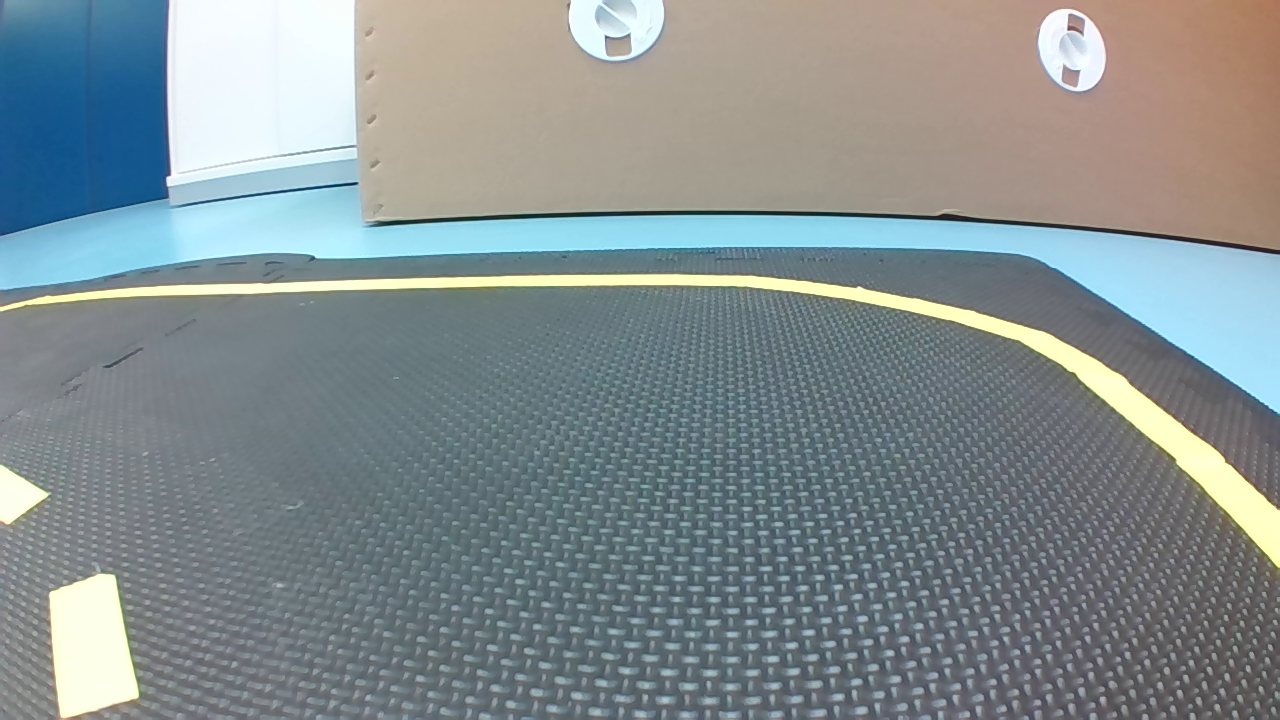
#> input picture Code_Pitop/Pictures/opencv_frame_10.png, 1280 x 720 px, found by its file name
$ python lane_detection_test.py
#> lines starting #> are read from the running program, lines starting #| are printed output that depends on the picture; after the words box and inside, x2 and y2 are one past the last pixel; in counts of white or black regions, pixels touching at a corner belong together; long printed decimals are rounded
import math
import cv2
import numpy as np
import matplotlib.pyplot as plt


def make_coordinates(image, line_parameters):
    print("line parameters: ", line_parameters)
    slope, intercept = line_parameters
    y1 = image.shape[0]
    y2 = int(y1 * (3/5))
    x1 = int((y1 - intercept)/slope)
    x2 = int((y2 - intercept)/slope)
    return np.array([x1, y1, x2, y2])

##TODO: linke, rechte seite getrennt? --> höchstes und niedrigstes jeweils nehmen und linie ziehen!! --> fehler bei average slope

def average_slope_intercept(image, lines):
    left_fit = []
    right_fit = []
    for line in lines:
        x1, y1, x2, y2 = line.reshape(4)

        parameters = np.polyfit((x1, x2), (y1, y2), 1)
        slope = parameters[0]
        intercept = parameters[1]
        if slope < 0:
            left_fit.append((slope, intercept))
        else:
            right_fit.append((slope, intercept))
    if left_fit:
        print("left: ", left_fit)
        left_fit_average = np.average(left_fit, axis=0)
        print("left_fit_average: ", left_fit_average)

        #temp = np.zeros_like(image)
        #cv2.line(temp, (x1, y1), (x2, y2), (255, 0, 0), 10)
        left_line = make_coordinates(image, left_fit_average)
    else:
        left_line = np.array([0, 0, 0, 0])
    if right_fit:
        print("right: ", right_fit)
        right_fit_average = np.average(right_fit, axis=0)
        print("right_fit_average: ", right_fit_average)
        right_line = make_coordinates(image, right_fit_average)
    else:
        right_line = np.array([0, 0, 0, 0])
    """ for p in left_line:
        if p < 0:
            left_line = np.array([0, 0, 0, 0])
            break
    for p in right_line:
        if p < 0:
            right_line = np.array([0, 0, 0, 0])
            break """
    return np.array([left_line, right_line])

def canny(image):
    #verwandelt in Graustufen
    """ gray = cv2.cvtColor(image, cv2.COLOR_RGB2GRAY) """

    """ hsv = cv2.cvtColor(image, cv2.COLOR_BGR2HSV)
    lower_yellow = np.array([20, 30, 100])
    upper_yellow = ([30, 255, 255])
    mask = cv2.inRange(hsv, np.float32(lower_yellow), np.float32(upper_yellow))
    result = cv2.bitwise_and(image, image, mask=mask) """

    """ img = cv2.adaptiveThreshold(image, 255, cv2.ADAPTIVE_THRESH_GAUSSIAN_C, cv2.THRESH_BINARY, 11, 1)

    lab = cv2.cvtColor(img, cv2.COLOR_BGR2LAB)
    l_channel, a, b = cv2.split(lab)
    clahe = cv2.createCLAHE(clipLimit=2.0, tileGridSize=(8,8))
    cl = clahe.apply(l_channel)
    limg = cv2.merge((cl, a, b))
    enhanced_img = cv2.cvtColor(limg, cv2.COLOR_LAB2BGR)
    #result = np.hstack((image, enhanced_img))

    hsv = cv2.cvtColor(enhanced_img, cv2.COLOR_BGR2HSV)
    lower_yellow = np.array([20, 30, 100])
    upper_yellow = ([30, 255, 255])
    mask = cv2.inRange(hsv, np.float32(lower_yellow), np.float32(upper_yellow))
    result = cv2.bitwise_and(image, image, mask=mask)

    #reduziert Rauschen über 5x5 Kernel
    blur = cv2.GaussianBlur(result, (5, 5), 0)
    #zeige Ecken mithilfe vom Gradienten
    canny = cv2.Canny(blur, 50, 150) """

    gray = cv2.cvtColor(image, cv2.COLOR_BGR2GRAY)
    blurred = cv2.GaussianBlur(gray, (3, 3), 0)

    canny = cv2.Canny(blurred, 260, 300)
    return canny

def display_lines(image, lines):
    line_img = np.zeros_like(image)
    if lines is not None:
        for line in lines:
            x1, y1, x2, y2 = line.reshape(4)
            cv2.line(line_img, (x1, y1), (x2, y2), (255, 0, 0), 10)
    return line_img

def region_of_interest(image, width, height):
    """ #definiert Region of Interest nach:
    #plt.imshow(canny)
    #plt.show() statt cv2.imshow() & cv2.waitKey()
    polygon = np.array([[(0, height), (width, height), (width, 300), (0, 300)]]) #[(200, 550), (1200, 550), (650, 250)]
    #füge Polygon in schwarzes Bild ein, um Bit-Vergleich vorzubereiten
    mask = np.zeros_like(image)
    cv2.fillPoly(mask, polygon, 255)
    #Bit-Vergleich
    masked_image = cv2.bitwise_and(image, mask) """

    polygon = np.array([[(0, height), (width, height), (width, 250), (0, 250)]])
    mask = np.zeros_like(image)
    cv2.fillPoly(mask, polygon, 255)
    masked_image = cv2.bitwise_and(image, mask)
    return masked_image

def two_lines_detected(lines, width, height):
    _, _, left_x2, _ = lines[0]
    _, _, right_x2, _ = lines[1]
    mid = int(width / 2)
    x_offset = ((left_x2 + right_x2) / 2) - mid
    y_offset = int(height / 2)
    return x_offset, y_offset

# [10 lines left out: function one_line_detected, not called in this run]

def calculate_offset(lines, width, height):
    print("lines: ", lines)
    print("0: ", lines[0])
    print("1: ", lines[1])
    if not lines[0].any() and not lines[1].any():
        print("ERROR: NO LINES DETECTED ---------------------------------")
    elif not lines[0].any() or not lines[1].any():
        print("INFO: ONE LINE DETECTED")
        x_offset, y_offset = one_line_detected(lines, height)
    else:
        x_offset, y_offset = two_lines_detected(lines, width, height)
    return x_offset, y_offset

def calculate_steering_angle(x_offset, y_offset):
    angle_to_mid_radian = math.atan(x_offset / y_offset)  # angle (in radian) to center vertical line
    angle_to_mid_deg = int(angle_to_mid_radian * 180.0 / math.pi)  # angle (in degrees) to center vertical line
    steering_angle = angle_to_mid_deg + 90  # this is the steering angle needed by picar front wheel
    return steering_angle

def display_heading_line(image, steering_angle, line_color=(0, 0, 255), line_width=5 ):
    heading_image = np.zeros_like(image)
    height, width, _ = image.shape
    steering_angle_radian = steering_angle / 180.0 * math.pi
    x1 = int(width / 2)
    y1 = height
    x2 = int(x1 - height / 2 / math.tan(steering_angle_radian))
    y2 = int(height / 2)
    cv2.line(heading_image, (x1, y1), (x2, y2), line_color, line_width)
    heading_image = cv2.addWeighted(image, 0.8, heading_image, 1, 1)
    return heading_image

def run(image):
    height = image.shape[0]
    width = image.shape[1]

    lane_img = np.copy(image)
    canny_img = canny(lane_img)
    """ plt.imshow(canny_img)
    plt.show() """

    cropped_img = region_of_interest(canny_img, width, height)
    """ cv2.imshow("region of interest", cropped_img)
    cv2.waitKey(0) """
    lines = cv2.HoughLinesP(cropped_img, 1, np.pi/180, threshold=50, minLineLength=10, maxLineGap=10) #113
    #print("lines: ", lines)

    line_img1 = display_lines(lane_img, lines)
    cv2.imshow("blablaabla", line_img1)
    cv2.waitKey(0)

    blank_img = np.zeros((cropped_img.shape[0], cropped_img.shape[1]), np.uint8)
    for line in lines:
        x = (line[0][0], line[0][1])
        y = (line[0][2], line[0][3])
        cv2.line(blank_img, x, y, (255, 255, 255), 1)


    #lines_two = cv2.HoughLinesP(blank_img, 1, np.pi/180, threshold=10, minLineLength=10, maxLineGap=200)
    """ line_img1 = display_lines(blank_img, lines_two)
    cv2.imshow("bla", line_img1)
    cv2.waitKey(0) """

    averaged_lines = average_slope_intercept(lane_img, lines)

    x_offset, y_offset = calculate_offset(averaged_lines, width, height)
    steering_angle = calculate_steering_angle(x_offset, y_offset)

    line_img = display_lines(lane_img, averaged_lines)
    combo_img = cv2.addWeighted(lane_img, 0.8, line_img, 1, 1)
    heading_img = display_heading_line(combo_img, steering_angle, (0, 0, 255), 10)

    cv2.imshow("cam", heading_img)
    cv2.waitKey(0)
    print("steering angle: ", steering_angle)

    return steering_angle

img = cv2.imread("/home/pi/Documents/Pictures/opencv_frame_10.png")
#> img is the input picture: shape (720, 1280, 3); mean B, G, R 144.3, 142.4, 132.2
# cv2.imshow("result", img)
# cv2.waitKey(0)

run(img)
#> in run, `lines = cv2.HoughLinesP(cropped_img, 1, np.pi/180, threshold=50, minLi..`: lines = 47 rows, first 6: [1071, 277, 1250, 393], [599, 274, 655, 274], [558, 285, 720, 285], [375, 289, 391, 289], [335, 280, 448, 277], [201, 294, 372, 289]
#> the loop in display_lines, `for line in lines:` made 47 passes
#> after the loop in display_lines, `for line in lines:`:
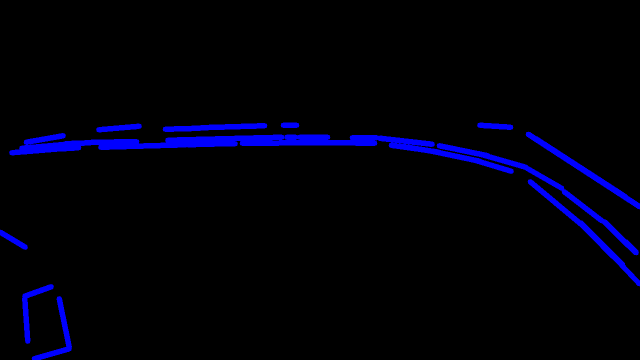
#> line_img: shape (720, 1280, 3) (shown at 1/2 size); mean of channels 0, 1, 2 10.8, 0, 0; drawn as B, G, R
#> the loop in run, `for line in lines:` made 47 passes
#> after the loop in run, `for line in lines:`:
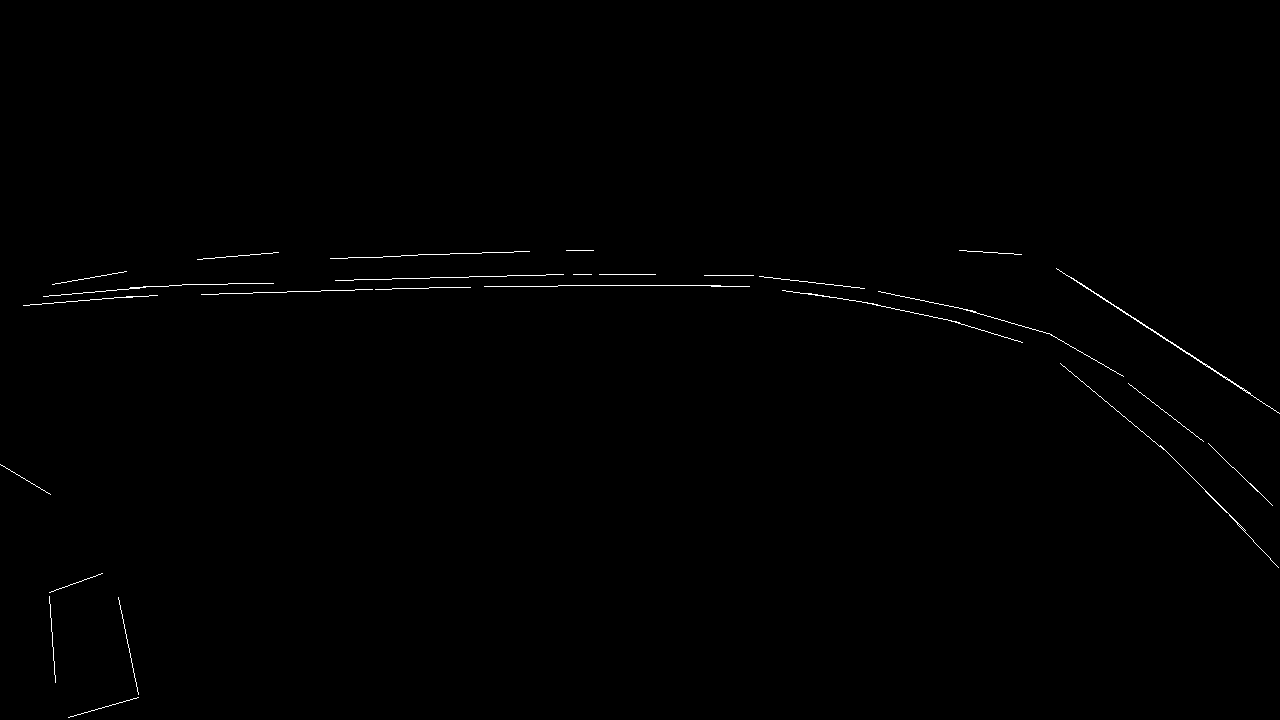
#> blank_img: shape (720, 1280); 0.38% white in thin lines or dots, all inside (x1, y1, x2, y2) = (0, 250, 1280, 718)
#> the loop in average_slope_intercept, `for line in lines:` made 47 passes
#> (x1, y1, x2, y2, slope, intercept) on passes 1 to 8: (1071, 277, 1250, 393, 0.648, -417.1), (599, 274, 655, 274, -5.74e-16, 274), (558, 285, 720, 285, 1.59e-16, 285), (375, 289, 391, 289, -8.31e-16, 289), (335, 280, 448, 277, -0.0265, 288.9), (201, 294, 372, 289, -0.0292, 299.9), (401, 255, 529, 251, -0.0312, 267.5), (711, 286, 749, 286, -2e-15, 286)
#> after the loop in average_slope_intercept, `for line in lines:`: left_fit = 23 items, first 6: (-5.74e-16, 274), (-8.31e-16, 289), (-0.0265, 288.9), (-0.0292, 299.9), (-0.0312, 267.5), (-2e-15, 286); right_fit = 24 items, first 6: (0.648, -417.1), (1.59e-16, 285), (1, -715), (3.32e-16, 250), (0.773, -489.3), (0.835, -522)
#> (printed output is left out)
#> in average_slope_intercept, `left_fit_average = np.average(left_fit, axis=0)`: left_fit_average = [-0.059, 320.2]
#| left_fit_average:  [-5.90120353e-02  3.20151864e+02]
#| line parameters:  [-5.90120353e-02  3.20151864e+02]
#> in make_coordinates, `slope, intercept = line_parameters`: slope = -0.059; intercept = 320.2
#> in make_coordinates, `x1 = int((y1 - intercept)/slope)`: x1 = -6775
#> in make_coordinates, `x2 = int((y2 - intercept)/slope)`: x2 = -1895
#> in average_slope_intercept, `left_line = make_coordinates(image, left_fit_average)`: left_line = [-6775, 720, -1895, 432]
#> (printed output is left out)
#> in average_slope_intercept, `right_fit_average = np.average(right_fit, axis=0)`: right_fit_average = [1.24, -150.8]
#| right_fit_average:  [   1.241 -150.850]
#| line parameters:  [   1.241 -150.850]
#> in average_slope_intercept, `right_line = make_coordinates(image, right_fit_average)`: right_line = [701, 720, 469, 432]
#> in run, `averaged_lines = average_slope_intercept(lane_img, lines)`: averaged_lines = [[-6775, 720, -1895, 432], [701, 720, 469, 432]]
#| lines:  [[-6775   720 -1895   432]
#|  [  701   720   469   432]]
#| 0:  [-6775   720 -1895   432]
#| 1:  [701 720 469 432]
#> in two_lines_detected, `_, _, left_x2, _ = lines[0]`: left_x2 = -1895
#> in two_lines_detected, `_, _, right_x2, _ = lines[1]`: right_x2 = 469
#> in two_lines_detected, `x_offset = ((left_x2 + right_x2) / 2) - mid`: x_offset = -1353
#> in calculate_offset, `x_offset, y_offset = two_lines_detected(lines, width, height)`: y_offset = 360
#> in run, `x_offset, y_offset = calculate_offset(averaged_lines, width, height)`: x_offset = -1353; y_offset = 360
#> in calculate_steering_angle, `angle_to_mid_radian = math.atan(x_offset / y_offset)`: angle_to_mid_radian = -1.31
#> in calculate_steering_angle, `angle_to_mid_deg = int(angle_to_mid_radian * 180.0 / math.pi)`: angle_to_mid_deg = -75
#> in calculate_steering_angle, `steering_angle = angle_to_mid_deg + 90`: steering_angle = 15
#> the loop in display_lines (call 2), `for line in lines:` made 2 passes
#> in run, `combo_img = cv2.addWeighted(lane_img, 0.8, line_img, 1, 1)`:
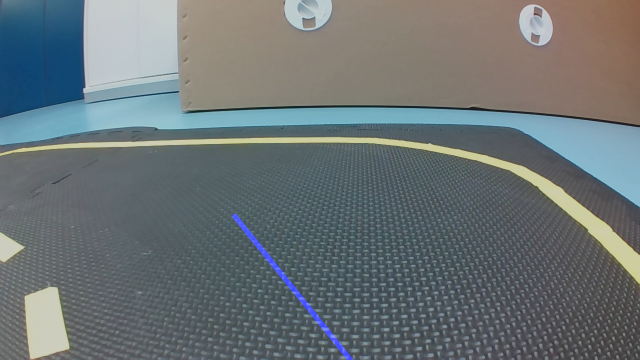
#> combo_img: shape (720, 1280, 3) (shown at 1/2 size); mean B, G, R 117.1, 114.9, 106.8
#> in display_heading_line, `steering_angle_radian = steering_angle / 180.0 * math.pi`: steering_angle_radian = 0.262
#> in display_heading_line, `x2 = int(x1 - height / 2 / math.tan(steering_angle_radian))`: x2 = -703
#> in display_heading_line, `heading_image = cv2.addWeighted(image, 0.8, heading_image, 1, 1)`:
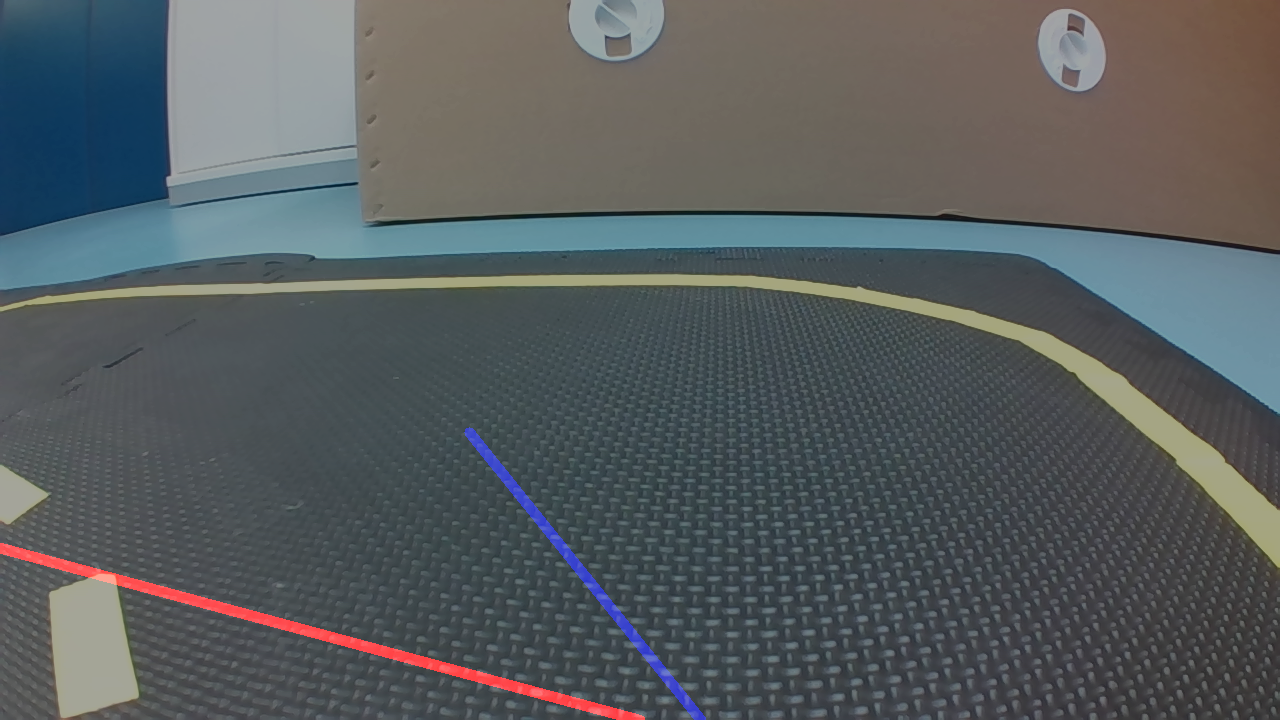
#> heading_image: shape (720, 1280, 3); mean B, G, R 94.7, 92.9, 87.8
#| steering angle:  15
